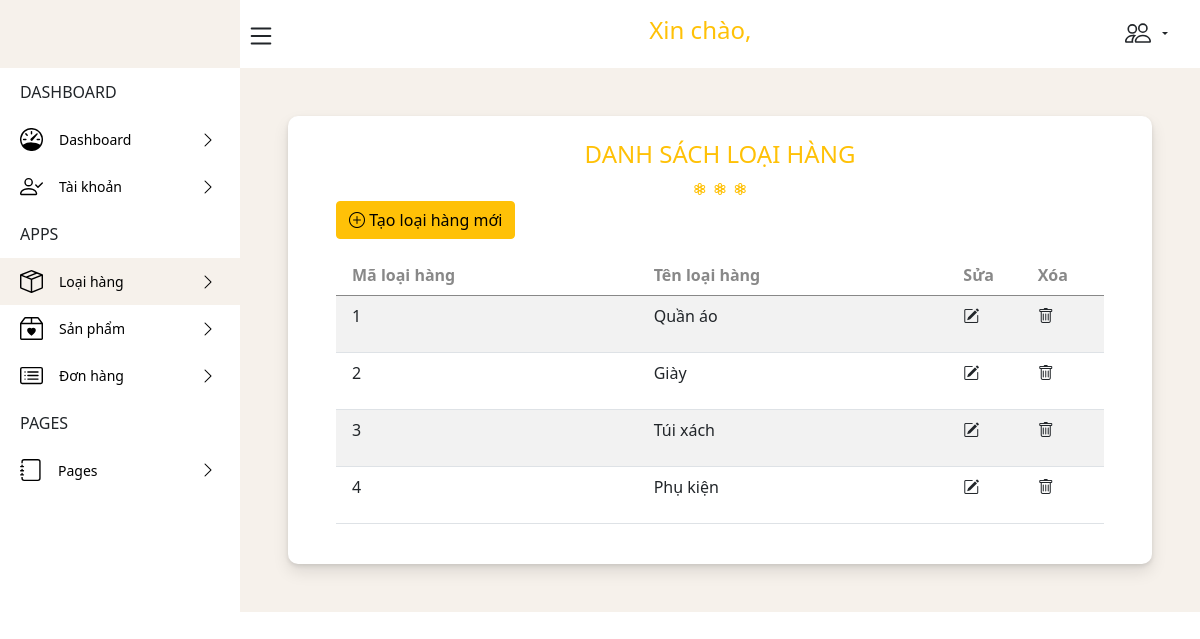
Page /admin/loaihang/loaihang.php on the committed database.
### tables this page shows
CREATE TABLE `catalog` (
  `id_catalog` int(11) NOT NULL,
  `name` varchar(128) NOT NULL
);

### admin/loaihang/loaihang.php (the view, shortened to what this page needs)
<?php include('../template/header.php');
?>
<?php
$id = $_GET['id'];
?>
<body>
    <header class="header" id="header">
        <div class="header_toggle">
        </div>
        <h4 class="mt-1 text-center text-warning">Xin chào, <?php echo $row['name'];?></h4>
        <div class="mt-3 d-flex py-2 ">
            <p class="pt-1 dropdown-toggle" style="font-size:13px" data-bs-toggle="dropdown" aria-expanded="false">
                <?php echo $row['name']; ?></p>
        </div>
    </header>
    <div class="l-navbar" id="nav-bar">
        <nav class="nav">
            <div>
                <div class="nav_logo">
                </div>
                <div class="nav_list">
                    <div class="nav_links">
                        <span class="nav_names">DASHBOARD</span>
                    </div>
                    <a href="../check.php?id=<?php echo $id ?>" class="d-flex nav_link ">
                        <span class=" nav_name">Dashboard</span>
                        <i class="nav_icon2 bi bi-chevron-right"></i>
                    </a>
                    <a href="../check_acount.php?id=<?php echo $row['id_admin']; ?>" class="d-flex nav_link">
                        <span class="nav_name">Tài khoản</span>
                        <i class="nav_icon2 bi bi-chevron-right"></i>
                    </a>
                    <div class="nav_links">
                        <span class="nav_names">APPS</span>
                    </div>
                    <a href="" class="d-flex nav_link active">
                        <span class="nav_name">Loại hàng</span>
                        <i class="nav_icon2 bi bi-chevron-right"></i>
                    </a>
                    <a href="../sanpham/sanpham.php?id=<?php echo $id ?>" class="d-flex nav_link">
                        <span class="nav_name">Sản phẩm</span>
                        <i class="nav_icon2 bi bi-chevron-right"></i>
                    </a>
                    <div>
                        <a href="order/order.php?id=<?php echo $id ?>" class="d-flex nav_link">
                            <span class="nav_name">Đơn hàng</span>
                            <i class="nav_icon2 bi bi-chevron-right"></i>
                        </a>
                    </div>
                    <div class="nav_links">
                        <span class="nav_names">PAGES</span>
                    </div>
                    <a href="../../index.php" class="d-flex nav_link">
                        <span class="nav_name">Pages</span>
                        <i class="nav_icon2 bi bi-chevron-right"></i>
                    </a>
                </div>
        </nav>
    </div>
    <div class="height-100">
        <section class="p-5">
            <div class="px-5 py-4"
                style="background:white;box-shadow: 0 2px 4px 0 #0000001a, 0 8px 16px 0 #0000001a;border-radius:10px">
                <h4 class="text-center text-warning">DANH SÁCH LOẠI HÀNG</h4>
                <div class="text-center text-warning">
                    <i class="bi bi-flower3"></i> <i class="bi bi-flower3"></i> <i class="bi bi-flower3"></i>
                </div>
                <div>
                    <a class="btn btn-warning" href="add_loaihang.php?id=<?php echo $id ?>"><i
                            class="bi bi-plus-circle"></i> Tạo loại hàng mới</a>
                </div>
                <table class="mt-3 table table-striped">
                    <thead>
                        <tr style="color:#888;">
                            <th style="width:200px" class="col ps-3" scope="col">Mã loại hàng</th>
                            <th style="width:200px" scope="col">Tên loại hàng</th>
                            <th style="width:10px" scope="col">Sửa</th>
                            <th style="width:10px" scope="col">Xóa</th>
                        </tr>
                    </thead>
                    <tbody>
                        <?php
                            $sql = "SELECT * FROM catalog ";
                            $res = mysqli_query($conn, $sql);
                            $count = mysqli_num_rows($res);
                            if($count>0)
                            {
                            while($row=mysqli_fetch_assoc($res))
                            {
                            ?>
                        <tr>
                            <td class="">
                                <p class="ms-2"><?php echo $row['id_catalog']; ?></p>
                            </td>
                            <td class="">
                                <p class=""><?php echo $row['name']; ?></p>
                            </td>
                            <td class="">
                                <a href="update_loaihang.php?id=<?php echo $id ?>&id1=<?php echo $row['id_catalog']; ?>"><i
                                        class="link-dark me-3 bi bi-pencil-square"></i></a>
                            </td>
                            <td class="">
                                <a href="delete_loaihang.php?id=<?php echo $id ?>&id1=<?php echo $row['id_catalog']; ?>"><i
                                        class="link-dark me-3 bi bi-trash"></i></a>
                            </td>
                        </tr>
                        <?php
                }
            }
            ?>
                    </tbody>
                </table>
            </div>
        </section>
    </div>
    <?php include('../template/footer.php');
?>

### admin/style/style1.css (style rules this page uses)
:root { --z-fixed: 100; }
body { margin: 68px 0 0 0; padding-left: 240px; }
a { text-decoration: none }
.header { width: 100%; position: fixed; top: 0; left: 0; display: flex; align-items: center; justify-content: space-between; height: calc(3rem + 1rem); padding: 0 2rem 0 230px; background-color: white; z-index: var(--z-fixed); transition: .5s; }
.header_toggle { cursor: pointer; }
.l-navbar { position: fixed; top: 0; width: 240px; height: 100vh; background-color: white; transition: .5s; z-index: var(--z-fixed); left: 0; padding: 0 }
.nav { height: 100%; display: flex; flex-direction: column; justify-content: space-between; overflow: hidden }
.nav_name { font-size: 14px; }
.nav_logo, .nav_link { display: grid; grid-template-columns: max-content max-content; align-items: center; column-gap: 1rem; padding: 12px 0px 12px 20px }
.nav_links { display: grid; grid-template-columns: max-content max-content; align-items: center; column-gap: 1rem; padding: 12px 0px 12px 20px }
.nav_logo { background:#f6f1eb ; height: 68px; }
.nav_icon2 { position: absolute; left: 200px; }
.nav_link { position: relative; color: black; transition: .3s }
.active { color: black; background: #f6f1eb; }
.height-100 { background: #f6f1eb; }

### rows in the picture
catalog: id_catalog "1", name "Quần áo"
catalog: id_catalog "2", name "Giày"
catalog: id_catalog "3", name "Túi xách"
catalog: id_catalog "4", name "Phụ kiện"
